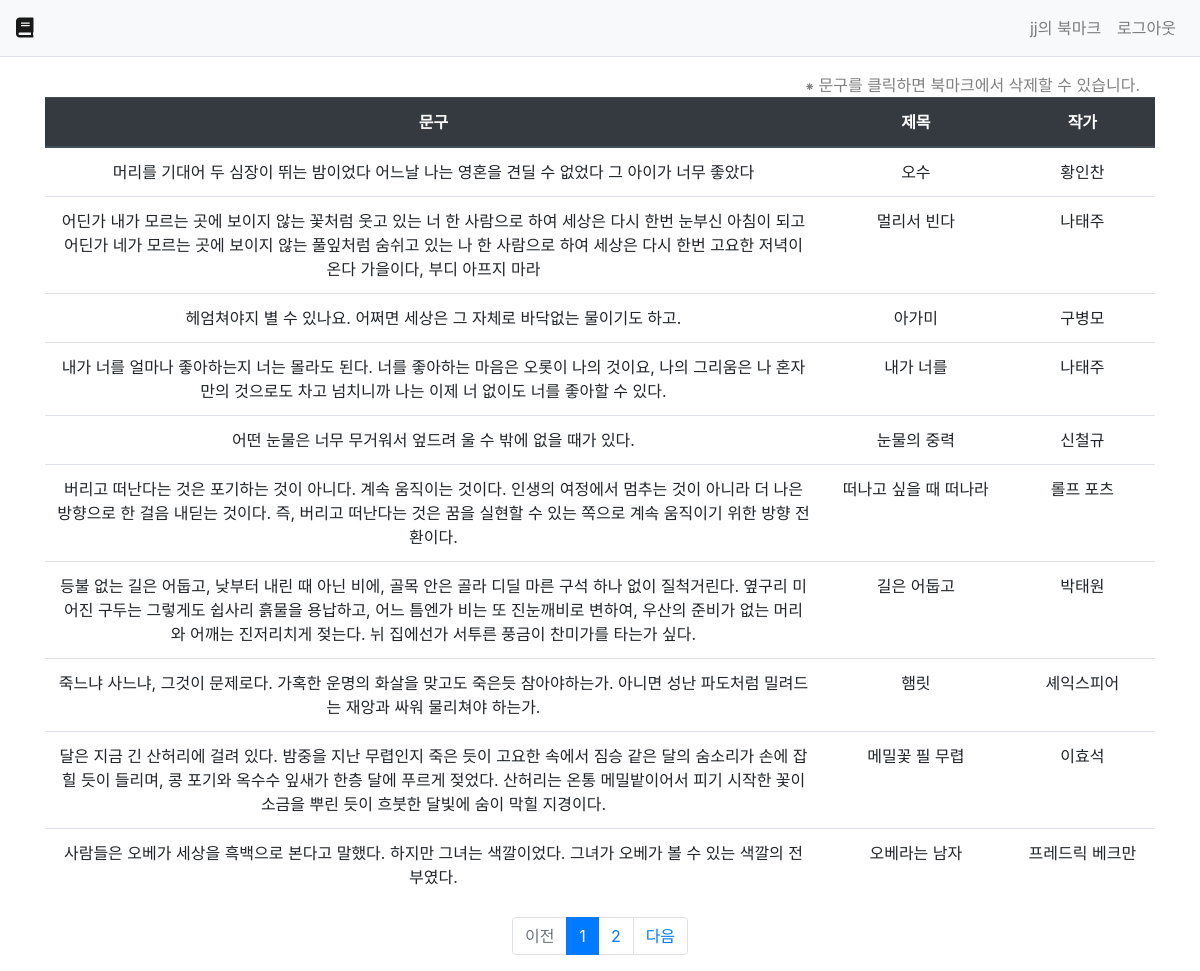
The page /main/bookmark/ (signed in) on the database its author committed.
### main/models.py (models this page shows, shortened)
class Sentence(models.Model):
    content = models.TextField("문구")
    title = models.CharField("제목", max_length=300)
    writer = models.CharField("작성자", max_length=100)
    bookmark = models.ManyToManyField(User, related_name='bookmark_sentence')

### main/views.py (the view)
# urls.py: path('bookmark/', views.bookmark, name='bookmark'),
@login_required(login_url='common:login')
def bookmark(request):
    user = User.objects.get(id=request.user.id)
    bookmark_list = user.bookmark_sentence.all()
    page=request.GET.get('page','1')
    paginator = Paginator(bookmark_list, 10)
    page_obj = paginator.get_page(page)
    context = {'bookmark_list':page_obj}
    return render(request, 'main/bookmark.html', context)

### templates/main/bookmark.html (shortened to what this page needs)
{% extends 'base.html' %}
{% block content %}
<div class="container my-3">
  <div class="col-12">
    <a style="float:right; color:gray;">⁕ 문구를 클릭하면 북마크에서 삭제할 수 있습니다.</a>
  </div>
  <table class="table table-hover bookmark_table" style="text-align:center;">
    <thead>
      <tr class="thead-dark">
        <th>문구</th>
        <th>제목</th>
        <th>작가</th>
      </tr>
    </thead>
    <tbody>
      {% if bookmark_list %}
        {% for bookmark in bookmark_list %}
          <tr>
            <td data-uri="{% url 'main:bookmark_delete' bookmark.id%}" style="width:70%" class="table_row" name="{{bookmark.id}}">{{bookmark.content}}</td>
            <td>{{bookmark.title}}</td>
            <td>{{ bookmark.writer }}</td>
          </tr>
        {% endfor %}
      {% endif %}
    </tbody>
  </table>
  <ul class="pagination justify-content-center">
    {% if bookmark_list.has_previoust %}
    <li class="page-item">
      <a class="page-link" href="?page={{bookmark_list.previous_page_number}}">이전</a>
    </li>
    {% else %}
    <li class="page-item disabled">
      <a class="page-link" tabindex="-1" aria-disabled="true" href="#">이전</a>
    </li>
    {% endif %}
    {% for page_number in bookmark_list.paginator.page_range %}
      {% if page_number == bookmark_list.number %}
      <li class="page-item active" aria-content="page">
        <a class="page-link" href="?page={{page_number}}">{{page_number}}</a>
      </li>
      {% else %}
      <li class="page-item">
        <a class="page-link" href="?page={{page_number}}">{{page_number}}</a>
      </li>
      {% endif %}
    {% endfor %}
    {% if bookmark_list.has_next %}
    <li class="page-item">
      <a class="page-link" href="?page={{bookmark_list.next_page_number}}">다음</a>
    </li>
    {% else %}
    <li class="page-item disabled">
      <a class="page-link" tabindex="-1" aria-disabled="true" href="#">다음</a>
    </li>
    {% endif %}
  </ul>
</div>
{% endblock%}

### templates/navbar.html (shortened to what this page needs)
<nav class="navbar navbar-expand-lg navbar-light bg-light border-bottom sticky-top">
    <a class="navbar-brand" href="{% url 'main:index' %}"><i class="fas fa-book"></i></a>
    <div class="collapse navbar-collapse" id="navbarNav">
        <ul class="navbar-nav ml-auto">
        {% if user.is_authenticated %}
        <li class="nav-item">
            <a class="nav-link" href="{% url 'main:bookmark' %}">
                {{user.username}}의 북마크
            </a>
        </li>
        <li class="nav-item">
            <a class="nav-link" href="{% url 'common:logout' %}">
                로그아웃
            </a>
        </li>
        {% else %}
        <li class="nav-item">
            <a class="nav-link" href="{% url 'common:login' %}">로그인</a>
        </li>
        {% endif %}
        </ul>
    </div>
</nav>

### rows shown on the page
Sentence: content "머리를 기대어 두 심장이 뛰는 밤이었다 어느날 나는 영혼을 견딜 수 없었다 그 아이가 너무 좋았다", title "오수", writer "황인찬"
Sentence: content "어딘가 내가 모르는 곳에 보이지 않는 꽃처럼 웃고 있는 너 한 사람으로 하여 세상은 다시 한번 눈부신 아침이 되고 어딘가 네가 모르는 곳에 보이지 않는 풀잎처럼 숨쉬고 있는 나 한 사람으로 하여 세상은 다시 한번 고요한 저녁이 온다 가을이다, 부디 아프지 마라", title "멀리서 빈다", writer "나태주"
Sentence: content "헤엄쳐야지 별 수 있나요. 어쩌면 세상은 그 자체로 바닥없는 물이기도 하고.", title "아가미", writer "구병모"
Sentence: content "내가 너를 얼마나 좋아하는지 너는 몰라도 된다. 너를 좋아하는 마음은 오롯이 나의 것이요, 나의 그리움은 나 혼자만의 것으로도 차고 넘치니까 나는 이제 너 없이도 너를 좋아할 수 있다.", title "내가 너를", writer "나태주"
Sentence: content "어떤 눈물은 너무 무거워서 엎드려 울 수 밖에 없을 때가 있다.", title "눈물의 중력", writer "신철규"
Sentence: content "버리고 떠난다는 것은 포기하는 것이 아니다. 계속 움직이는 것이다. 인생의 여정에서 멈추는 것이 아니라 더 나은 방향으로 한 걸음 내딛는 것이다. 즉, 버리고 떠난다는 것은 꿈을 실현할 수 있는 쪽으로 계속 움직이기 위한 방향 전환이다.", title "떠나고 싶을 때 떠나라", writer "롤프 포츠"
Sentence: content "등불 없는 길은 어둡고, 낮부터 내린 때 아닌 비에, 골목 안은 골라 디딜 마른 구석 하나 없이 질척거린다. 옆구리 미어진 구두는 그렇게도 쉽사리 흙물을 용납하고, 어느 틈엔가 비는 또 진눈깨비로 변하여, 우산의 준비가 없는 머리와 어깨는 진저리치게 젖는다. 뉘 집에선가 서투른 풍금이 찬미가를 타는가 싶다.", title "길은 어둡고", writer "박태원"
Sentence: content "죽느냐 사느냐, 그것이 문제로다. 가혹한 운명의 화살을 맞고도 죽은듯 참아야하는가. 아니면 성난 파도처럼 밀려드는 재앙과 싸워 물리쳐야 하는가.", title "햄릿", writer "셰익스피어"
Sentence: content "달은 지금 긴 산허리에 걸려 있다. 밤중을 지난 무렵인지 죽은 듯이 고요한 속에서 짐승 같은 달의 숨소리가 손에 잡힐 듯이 들리며, 콩 포기와 옥수수 잎새가 한층 달에 푸르게 젖었다. 산허리는 온통 메밀밭이어서 피기 시작한 꽃이 소금을 뿌린 듯이 흐붓한 달빛에 숨이 막힐 지경이다.", title "메밀꽃 필 무렵", writer "이효석"
Sentence: content "사람들은 오베가 세상을 흑백으로 본다고 말했다. 하지만 그녀는 색깔이었다. 그녀가 오베가 볼 수 있는 색깔의 전부였다.", title "오베라는 남자", writer "프레드릭 베크만"

### other values the page prints
{{ user.username }} "jj"
{{ page_number }} "1"
{{ page_number }} "2"
